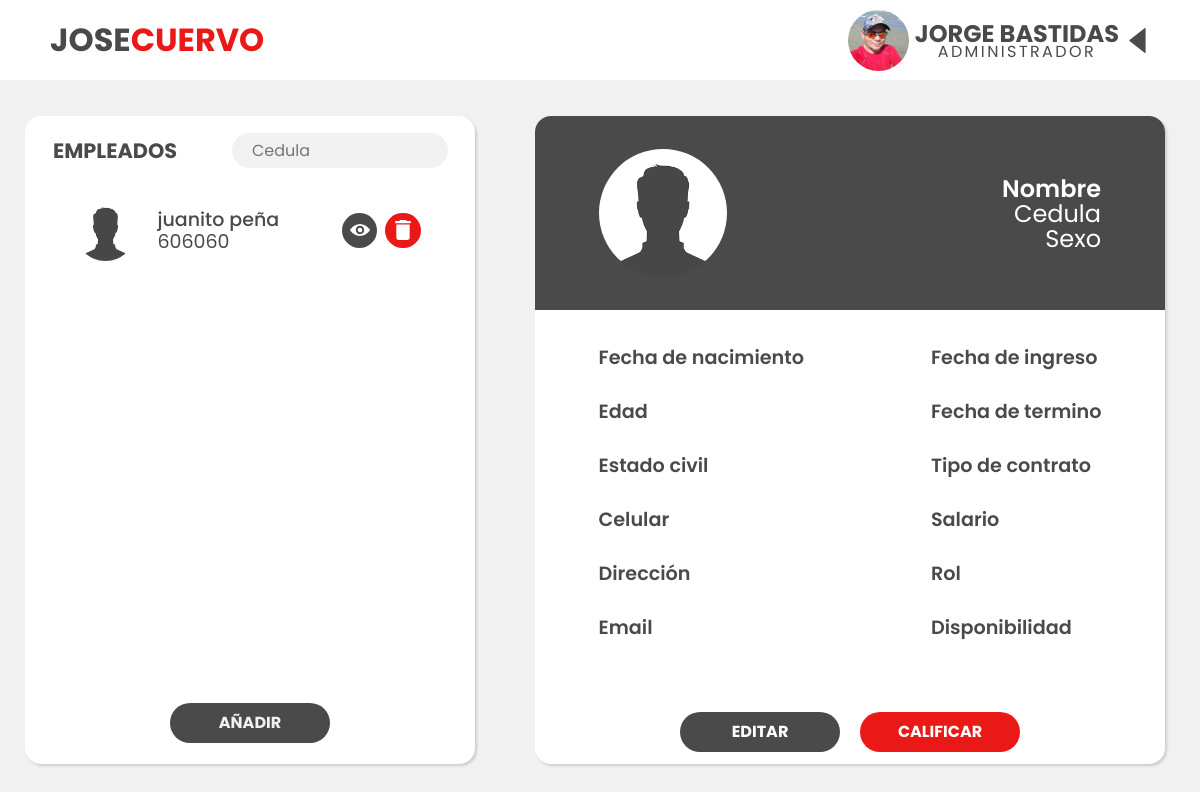
The page /dashboard (signed in) on the database its author committed.
### tables this page shows
CREATE TABLE usuario (CC INTEGER NOT NULL, nombre VARCHAR, apellido VARCHAR, edad INTEGER, sexo CHAR NOT NULL, fecha_nacimiento DATE, estado_civil VARCHAR, celular INTEGER, direccion VARCHAR, email VARCHAR, fecha_ingreso DATE, fecha_termino DATE, tipo_contrato VARCHAR, salario INTEGER, rol INTEGER, disponibilidad BOOLEAN, foto VARCHAR, contraseña VARCHAR, registrador VARCHAR, token VARCHAR, FOREIGN KEY (rol) REFERENCES rol (ID), PRIMARY KEY (CC));

### app.py (the view, shortened to what this page needs)
@app.route('/dashboard', methods=["GET","POST"])
def dashboard():
    if "usuario" in session:
        rol = roles[session["rol"]]
        target = "USUARIOS"
        if session["rol"] == 2:
            target = "EMPLEADOS"
        if request.method == "GET":
            if session["rol"] != 3:
                nombres = session["nombre"] + " " + session["apellido"]
                nombres = nombres.upper()
                imagen = "imgs/default.png"
                try:
                    with sqlite3.connect('joseCuervoDB.db') as con:
                        con.row_factory = sqlite3.Row
                        cur = con.cursor()
                        if session["rol"] == 2:
                            cur.execute("SELECT CC,nombre,foto,apellido FROM usuario WHERE CC != ? AND rol = ? AND disponibilidad=?",[session["usuario"],3,1])
                        else:
                            cur.execute("SELECT CC,nombre,foto,apellido FROM usuario WHERE CC != ? AND disponibilidad=?",[session["usuario"],1])
                        row = cur.fetchall()
                except Error  as er:
                    print('SQLite error: %s' % (' '.join(er.args)))
                return render_template("dashboard.html",nombre=nombres, rol=rol,target=target, row = row,Unombre="Nombre",cedula="Cedula",sexo="Sexo",imagen=imagen,perfil=session["foto"])
            else:
                return redirect("/empleado")
    else:
        return redirect("/")

### templates/dashboard.html (shortened to what this page needs)
{% extends "layout.html" %}
{% block head %}
<link rel="stylesheet" href="{{ url_for('static', filename='styles/vistaAdmin.css') }}">
{% endblock %}
{% block content %}
<main>
    <div class="tabla-usuarios">
        <div class="tabla-usuarios-top">
            <label>{{ target }}</label>
            <div class="search">
                <input type="text" name="" onkeyup="buscar()" id="search-box" placeholder="Cedula">
            </div>
        </div>
        <ul id="tabla">
            {% for r in row %}
            <li>
                <div class="user">
                    <img src='{{ url_for("static", filename=r[2])}}' alt="" class="foto-perfil">
                    <div class="user__info">
                        <p id="Tnombre">{{r["nombre"]}} {{r["apellido"]}}</p>
                        <p>{{r["CC"]}}</p>
                    </div>
                    <div class="buttons">
                        <a class="view" href="{{url_for('buscar',cedula=r['CC'])}}">
                            <img src="{{ url_for('static', filename='imgs/eye.svg') }}" alt="">
                        </a>
                        <a class="delete" onclick="disponible('{{r[0]}}')">
                            <img src="{{ url_for('static', filename='imgs/delete.svg') }}" alt="">
                        </a>
                    </div>
                </div>
            </li>
            {% endfor %}
        </ul>
        <div class="tabla-usuario-boton">
            <a class="button" href="/registro">AÑADIR</a>
        </div>
    </div>
    <div class="info-usuarios">
        <div class="top-info">
            <img src="{{ url_for('static', filename=imagen) }}" alt="">
            <div class="usuario-info-ocupacion">
                <p class="nombre">{{Unombre}}</p>
                <p class="cedula">{{cedula}}</p>
                <p class="ocupacion">{{sexo}}</p>
            </div>
        </div>
        <div class="formulario">
            <div class="izq">
                <div>
                    <p class="titulo">Fecha de nacimiento</p>
                    <p>{{nacimiento}}</p>
                </div>
                <div>
                    <p class="titulo">Edad</p>
                    <p>{{edad}}</p>
                </div>
                <div>
                    <p class="titulo">Estado civil</p>
                    <p>{{estado}}</p>
                </div>
                <div>
                    <p class="titulo">Celular</p>
                    <p>{{celular}}</p>
                </div>
                <div>
                    <p class="titulo">Dirección</p>
                    <p>{{direccion}}</p>
                </div>
                <div>
                    <p class="titulo">Email</p>
                    <p>{{email}}</p>
                </div>
            </div>
            <div class="der">
                <div>
                    <p class="titulo">Fecha de ingreso</p>
                    <p>{{ingreso}}</p>
                </div>
                <div>
                    <p class="titulo">Fecha de termino</p>
                    <p>{{termino}}</p>
                </div>
                <div>
                    <p class="titulo">Tipo de contrato</p>
                    <p>{{tipo}}</p>
                </div>
                <div>
                    <p class="titulo">Salario</p>
                    <p>{{salario}}</p>
                </div>
                <div>
                    <p class="titulo">Rol</p>
                    <p>{{Rol}}</p>
                </div>
                <div>
                    <p class="titulo">Disponibilidad</p>
                    <p>{{disponible}}</p>
                </div>
            </div>
        </div>
        <div class="info-usuarios-buttons">
            <a id="editar"  href="" class="button" >
                <p>EDITAR</p>
            </a>
            <a id="calificar" href="" class="button">
                <p>CALIFICAR</p>
            </a>
        </div>
    </div>
</main>
{% endblock %}

### static/styles/layout.css (style rules this page uses)
body { background-color: var(--background-color); }
input { width: 80%; border: 2px solid var(--secondary-color); border-radius: 50px; height: 2rem; padding: 1rem 1rem; }

### static/styles/vistaAdmin.css (style rules this page uses)
main { width: 100%; min-height: calc(100vh - 80px); display: grid; grid-template-columns: minmax(500px, 2fr) minmax(700px, 3fr); align-items: center; }
.tabla-usuarios, .info-usuarios { background-color: white; border-radius: 1rem; width: 90%; margin: auto; height: 90%; box-shadow: rgba(0, 0, 0, 0.15) 1.95px 1.95px 2.6px; }
.tabla-usuarios { display: flex; flex-direction: column; align-items: center; }
.tabla-usuarios-top { width: 100%; display: flex; align-items: center; height: 70px; }
.tabla-usuarios-top label { font-size: 1.3rem; font-weight: 700; text-align: center; width: 40%; }
.search { display: flex; justify-content: center; width: 60%; }
.search input[type=text] { border: 0; background-color: var(--background-color); border-radius: 1.25rem; width: 80%; height: 2.2rem; padding: 0.75rem 1.25rem; }
#tabla { list-style-type: none; width: 97%; height: 80%; display: flex; flex-direction: column; align-items: center; overflow-y: scroll; }
#tabla li { width: 80%; height: 4.2rem; margin-top: 0.8rem; }
#tabla li p { word-break: break-all; white-space: normal; }
.view, .delete { display: flex; width: 2.2rem; height: 2.2rem; border: 0; margin: 0 4px; border-radius: 50%; justify-content: center; align-items: center; }
.view { background-color: var(--secondary-color); }
.delete { background-color: var(--main-color); }
.delete img, .view img { object-fit: cover; height: 20px; width: 20px; }
.foto-perfil { height: 61px; width: 61px; border-radius: 50%; object-fit: cover; margin-right: 6px; }
.user { width: 100%; height: 98%; display: flex; align-items: center; justify-content: space-evenly; min-width: 290px; }
.user__info { display: flex; justify-content: center; flex-direction: column; width: 70%; height: 98%; font-size: 0.85em; }
.user__info p { font-size: 1.4em; font-weight: 500; padding-left: 15px; }
.user__info p + p { font-size: 1.4em; font-weight: 400; margin-top: -7px; }
.buttons { max-width: 100px; display: flex; }
.tabla-usuario-boton { display: flex; width: 100%; height: calc(20% - 70px); justify-content: center; align-items: center; margin-bottom: 12px; }
.info-usuarios-buttons p { color: white; }
.button { border: 0; border-radius: 25px; height: 2.5rem; width: 10rem; color: var(--background-color); background-color: var(--secondary-color); font-weight: bold; align-items: center; }
.top-info { display: flex; background: var(--secondary-color); border-radius: 1rem 1rem 0 0; width: 100%; height: 30%; align-items: center; justify-content: space-between; padding: 0 4rem; }
.top-info img { background: white; height: 8rem; width: 8rem; border-radius: 50%; object-fit: cover; }
.top-info p { text-align: right; color: white; }
.nombre { font-size: 1.5rem; font-weight: 600; }
.cedula { font-size: 1.5rem; margin-top: -10px; }
.ocupacion { font-size: 1.5rem; font-weight: 400; margin-top: -10px; }
.titulo { color: var(--secondary-color); font-weight: 600; font-size: 1.2rem; }
.izq p,.der p { min-height: 2rem; word-break: break-all; white-space: normal; }
.izq p + p,.der p + p { margin-top: -10px; }
.formulario { height: 60%; display: flex; justify-content: space-around; align-items: center; }
.info-usuarios-buttons { height: 10%; display: flex; justify-content: center; align-items: center; }
#calificar { background: var(--main-color); margin-left: 20px; }
a { display: flex; align-items: center; justify-content: center; text-decoration: none; }

### rows shown on the page
usuario: foto (placeholder picture), nombre "juanito", apellido "peña", CC "606060"

### other values the page prints
{{ nombre }} "JORGE BASTIDAS"
{{ rol }} "ADMINISTRADOR"
{{ target }} "EMPLEADOS"
{{ Unombre }} "Nombre"
{{ cedula }} "Cedula"
{{ sexo }} "Sexo"
